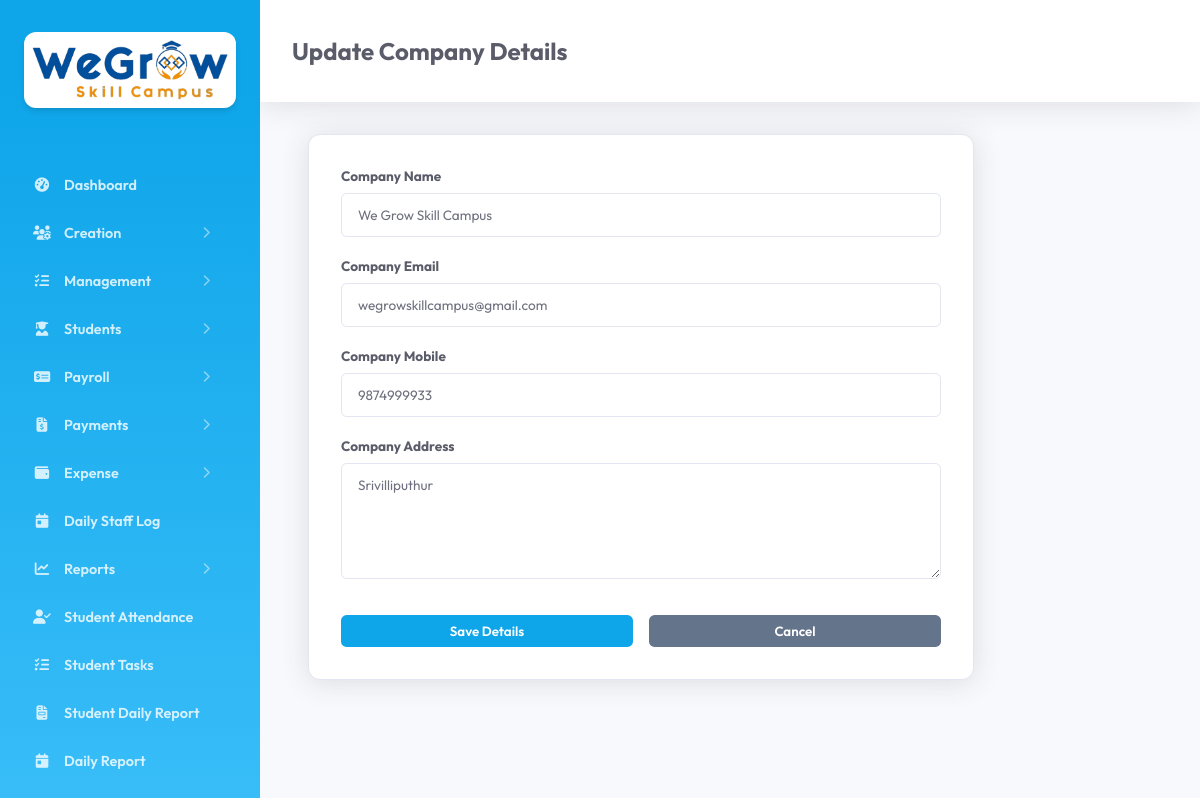
Screenshot of /edit_company.php (signed in) with the database file from the repository.
### tables this page shows
CREATE TABLE `tc_company` (
  `id` int(11) NOT NULL AUTO_INCREMENT,
  `created_date_time` datetime DEFAULT NULL,
  `updated_date_time` datetime DEFAULT NULL,
  `company_id` mediumtext DEFAULT NULL,
  `company_name` mediumtext DEFAULT NULL,
  `company_email` mediumtext DEFAULT NULL,
  `company_mobile` mediumtext DEFAULT NULL,
  `company_address` mediumtext DEFAULT NULL,
  `deleted` int(11) NOT NULL DEFAULT 0,
  `gst` mediumtext DEFAULT NULL,
  `branch` mediumtext DEFAULT NULL,
  `logo_image` mediumtext DEFAULT NULL,
  `company_details` longtext DEFAULT NULL,
  PRIMARY KEY (`id`)
);

### main/basic_functions.php (called while the page is built, shortened)
<?php
    class Basic_Functions extends Database {
        public $con;
        public function getCompanyId() {
            return $_SESSION['company_id'] ?? null;
        }
        public function getTableRecords($table, $field = '', $value = '', $orderby = 'id DESC') {
            $con = $this->con;
            $sql = "SELECT * FROM $table WHERE deleted = :deleted";
            $params = [":deleted" => 0];
            $company_id = $this->getCompanyId();
            if (!empty($field)) {
                $sql .= " AND $field = :$field";
                $params[":$field"] = $value;
            }
            $sql .= " ORDER BY $orderby";
            $stmt = $con->prepare($sql);
            $stmt->execute($params);
            return $stmt->fetchAll();
        }
    }
?>

### edit_company.php (the view, shortened to what this page needs)
<?php require_once 'common_file.php';
$company = $bf->getTableRecords($GLOBALS['company_table'], 'deleted', 0);
$comp = !empty($company) ? $company[0] : null;
?>
<!DOCTYPE html>
<html lang="en">
<head>
    <link rel="stylesheet" href="assets/css/style.css">
</head>
<body>
    <?php include 'sidebar.php'; ?>
    <div class="main-content">
        <div class="header">
            <h2><?php echo $comp ? 'Update Company Details' : 'Set Company Details'; ?></h2>
        </div>
        <div class="module-section" style="max-width: 600px;">
            <form id="companyForm">
                <div class="form-group">
                    <label>Company Name</label>
                    <input type="text" name="company_name" value="<?php echo $comp['company_name'] ?? ''; ?>" required>
                </div>
                <div class="form-group">
                    <label>Company Email</label>
                    <input type="email" name="company_email" value="<?php echo $comp['company_email'] ?? ''; ?>" required>
                </div>
                <div class="form-group">
                    <label>Company Mobile</label>
                    <input type="text" name="company_mobile" value="<?php echo $comp['company_mobile'] ?? ''; ?>" required>
                </div>
                <div class="form-group">
                    <label>Company Address</label>
                    <textarea name="company_address" rows="5"><?php echo $comp['company_address'] ?? ''; ?></textarea>
                </div>
                <div style="display: flex; gap: 1rem; margin-top: 2rem;">
                    <button type="submit" class="btn-add" style="flex: 1;">Save Details</button>
                    <button type="button" class="btn-add" style="flex: 1; background: #64748b;" onclick="window.location.href='company.php'">Cancel</button>
                </div>
            </form>
        </div>
    </div>
</body>
</html>

### assets/css/style.css (style rules this page uses)
:root { --primary: #0ea5e9; --primary-hover: #0284c7; --bg: #f8f9fc; --sidebar-bg: #0ea5e9; --sidebar-gradient: linear-gradient(180deg, #0ea5e9 10%, #38bdf8 100%); --card: #ffffff; --text: #5a5c69; --text-muted: #858796; --border: #e3e6f0; --sidebar-width: 260px; }
body { margin: 0; font-family: 'Outfit', sans-serif; background: var(--bg); color: var(--text); display: flex; min-height: 100vh; overflow-x: hidden; }
.main-content { flex-grow: 1; padding: 2rem 3rem; min-width: 0; }
.module-section { background: var(--card); padding: 2rem; border-radius: 0.75rem; border: 1px solid var(--border); box-shadow: 0 0.15rem 1.75rem 0 rgba(58, 59, 69, 0.15); margin-bottom: 2rem; }
.btn-add, .btn-save { background: var(--primary); color: white; border: none; padding: 0.5rem 1.25rem; border-radius: 0.35rem; cursor: pointer; font-family: inherit; font-weight: 600; transition: background 0.2s; }
.form-group { margin-bottom: 1.25rem; }
.form-group label { display: block; margin-bottom: 0.5rem; color: var(--text); font-weight: 700; font-size: 0.85rem; }
.form-group input, .form-group textarea, .form-group select { width: 100%; padding: 0.75rem 1rem; background: #ffffff; border: 1px solid var(--border); border-radius: 0.35rem; color: #6e707e; box-sizing: border-box; font-family: inherit; font-size: 0.85rem; }
.header { display: flex; justify-content: space-between; align-items: center; margin-bottom: 2rem; background: #fff; padding: 1rem 2rem; margin: -2rem -3rem 2rem -3rem; box-shadow: 0 0.15rem 1.75rem 0 rgba(58, 59, 69, 0.15); }

### rows the page displays
tc_company: company_name "We Grow Skill Campus", company_email "wegrowskillcampus@gmail.com", company_mobile "9874999933", company_address "Srivilliputhur"

### other values shown
$modules[$page_key] "Dashboard"
$item['title'] "Creation"
$item['title'] "Management"
$item['title'] "Students"
$item['title'] "Payroll"
$item['title'] "Payments"
$item['title'] "Expense"
$modules[$page_key] "Daily Staff Log"
$item['title'] "Reports"
$modules[$page_key] "Student Attendance"
$modules[$page_key] "Student Tasks"
$modules[$page_key] "Student Daily Report"
$modules[$page_key] "Daily Report"
